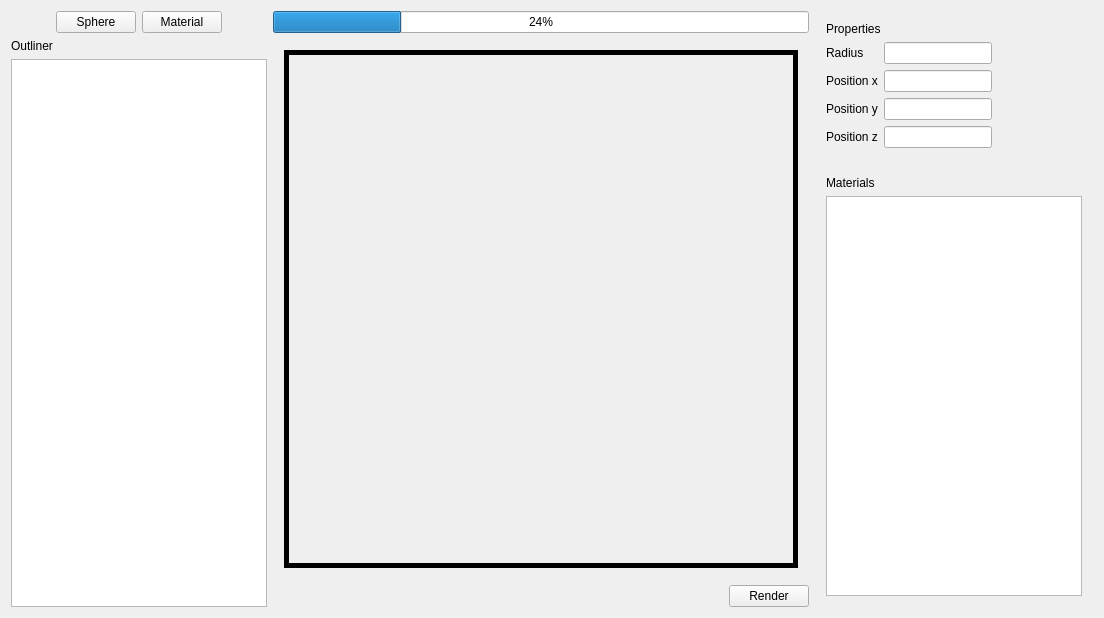
<?xml version="1.0" encoding="UTF-8"?>
<ui version="4.0">
 <class>BubblesClass</class>
 <widget class="QWidget" name="BubblesClass">
  <property name="geometry">
   <rect>
    <x>0</x>
    <y>0</y>
    <width>1104</width>
    <height>618</height>
   </rect>
  </property>
  <property name="windowTitle">
   <string>Bubbles</string>
  </property>
  <layout class="QVBoxLayout" name="verticalLayout_3">
   <item>
    <layout class="QHBoxLayout" name="mainLayout">
     <item>
      <layout class="QVBoxLayout" name="leftLayout" stretch="0,0,0">
       <item>
        <layout class="QHBoxLayout" name="createLayout">
         <item alignment="Qt::AlignRight">
          <widget class="QPushButton" name="cSphereButton">
           <property name="text">
            <string>Sphere</string>
           </property>
          </widget>
         </item>
         <item alignment="Qt::AlignLeft">
          <widget class="QPushButton" name="cMaterialButton">
           <property name="text">
            <string>Material</string>
           </property>
          </widget>
         </item>
        </layout>
       </item>
       <item alignment="Qt::AlignLeft">
        <widget class="QLabel" name="label">
         <property name="text">
          <string>Outliner</string>
         </property>
        </widget>
       </item>
       <item alignment="Qt::AlignLeft">
        <widget class="QListView" name="Outliner">
         <property name="sizePolicy">
          <sizepolicy hsizetype="Maximum" vsizetype="Expanding">
           <horstretch>0</horstretch>
           <verstretch>0</verstretch>
          </sizepolicy>
         </property>
         <property name="maximumSize">
          <size>
           <width>256</width>
           <height>16777215</height>
          </size>
         </property>
        </widget>
       </item>
      </layout>
     </item>
     <item>
      <layout class="QVBoxLayout" name="middleLayout" stretch="0,0,0">
       <property name="sizeConstraint">
        <enum>QLayout::SetDefaultConstraint</enum>
       </property>
       <item>
        <widget class="QProgressBar" name="progressBar">
         <property name="sizePolicy">
          <sizepolicy hsizetype="Expanding" vsizetype="Fixed">
           <horstretch>0</horstretch>
           <verstretch>0</verstretch>
          </sizepolicy>
         </property>
         <property name="value">
          <number>24</number>
         </property>
        </widget>
       </item>
       <item>
        <widget class="QWidget" name="viewport" native="true">
         <property name="sizePolicy">
          <sizepolicy hsizetype="Expanding" vsizetype="Expanding">
           <horstretch>0</horstretch>
           <verstretch>0</verstretch>
          </sizepolicy>
         </property>
         <layout class="QVBoxLayout" name="verticalLayout_4">
          <item>
           <widget class="QLabel" name="viewLabel">
            <property name="sizePolicy">
             <sizepolicy hsizetype="Expanding" vsizetype="Expanding">
              <horstretch>0</horstretch>
              <verstretch>0</verstretch>
             </sizepolicy>
            </property>
            <property name="autoFillBackground">
             <bool>false</bool>
            </property>
            <property name="frameShape">
             <enum>QFrame::Box</enum>
            </property>
            <property name="frameShadow">
             <enum>QFrame::Plain</enum>
            </property>
            <property name="lineWidth">
             <number>5</number>
            </property>
            <property name="midLineWidth">
             <number>0</number>
            </property>
            <property name="text">
             <string/>
            </property>
            <property name="scaledContents">
             <bool>false</bool>
            </property>
            <property name="alignment">
             <set>Qt::AlignCenter</set>
            </property>
           </widget>
          </item>
         </layout>
        </widget>
       </item>
       <item>
        <layout class="QHBoxLayout" name="renderLayout">
         <item alignment="Qt::AlignRight">
          <widget class="QPushButton" name="renderButton">
           <property name="text">
            <string>Render</string>
           </property>
           <property name="checkable">
            <bool>false</bool>
           </property>
          </widget>
         </item>
        </layout>
       </item>
      </layout>
     </item>
     <item>
      <layout class="QVBoxLayout" name="rightLayout">
       <item>
        <widget class="QWidget" name="propWidget" native="true">
         <property name="sizePolicy">
          <sizepolicy hsizetype="Maximum" vsizetype="Preferred">
           <horstretch>0</horstretch>
           <verstretch>0</verstretch>
          </sizepolicy>
         </property>
         <layout class="QVBoxLayout" name="verticalLayout">
          <item>
           <widget class="QLabel" name="propLabel">
            <property name="sizePolicy">
             <sizepolicy hsizetype="Maximum" vsizetype="Fixed">
              <horstretch>0</horstretch>
              <verstretch>0</verstretch>
             </sizepolicy>
            </property>
            <property name="text">
             <string>Properties</string>
            </property>
           </widget>
          </item>
          <item>
           <layout class="QFormLayout" name="formLayout">
            <property name="fieldGrowthPolicy">
             <enum>QFormLayout::AllNonFixedFieldsGrow</enum>
            </property>
            <property name="rowWrapPolicy">
             <enum>QFormLayout::DontWrapRows</enum>
            </property>
            <property name="labelAlignment">
             <set>Qt::AlignLeading|Qt::AlignLeft|Qt::AlignVCenter</set>
            </property>
            <property name="horizontalSpacing">
             <number>6</number>
            </property>
            <item row="1" column="0">
             <widget class="QLabel" name="positionXLabel">
              <property name="text">
               <string>Position x</string>
              </property>
             </widget>
            </item>
            <item row="1" column="1">
             <widget class="QLineEdit" name="positionXLineEdit">
              <property name="sizePolicy">
               <sizepolicy hsizetype="Maximum" vsizetype="Fixed">
                <horstretch>0</horstretch>
                <verstretch>0</verstretch>
               </sizepolicy>
              </property>
             </widget>
            </item>
            <item row="2" column="0">
             <widget class="QLabel" name="positionYLabel">
              <property name="text">
               <string>Position y</string>
              </property>
             </widget>
            </item>
            <item row="2" column="1">
             <widget class="QLineEdit" name="positionYLineEdit">
              <property name="sizePolicy">
               <sizepolicy hsizetype="Maximum" vsizetype="Fixed">
                <horstretch>0</horstretch>
                <verstretch>0</verstretch>
               </sizepolicy>
              </property>
             </widget>
            </item>
            <item row="3" column="0">
             <widget class="QLabel" name="positionZLabel">
              <property name="text">
               <string>Position z</string>
              </property>
             </widget>
            </item>
            <item row="3" column="1">
             <widget class="QLineEdit" name="positionZLineEdit">
              <property name="sizePolicy">
               <sizepolicy hsizetype="Maximum" vsizetype="Fixed">
                <horstretch>0</horstretch>
                <verstretch>0</verstretch>
               </sizepolicy>
              </property>
             </widget>
            </item>
            <item row="0" column="0">
             <widget class="QLabel" name="radiusLabel">
              <property name="text">
               <string>Radius</string>
              </property>
             </widget>
            </item>
            <item row="0" column="1">
             <widget class="QLineEdit" name="radiusLineEdit">
              <property name="sizePolicy">
               <sizepolicy hsizetype="Maximum" vsizetype="Fixed">
                <horstretch>0</horstretch>
                <verstretch>0</verstretch>
               </sizepolicy>
              </property>
             </widget>
            </item>
           </layout>
          </item>
         </layout>
        </widget>
       </item>
       <item alignment="Qt::AlignRight">
        <widget class="QWidget" name="matWidget" native="true">
         <property name="sizePolicy">
          <sizepolicy hsizetype="Preferred" vsizetype="Expanding">
           <horstretch>0</horstretch>
           <verstretch>0</verstretch>
          </sizepolicy>
         </property>
         <layout class="QVBoxLayout" name="verticalLayout_2">
          <item>
           <widget class="QLabel" name="matLabel">
            <property name="sizePolicy">
             <sizepolicy hsizetype="Maximum" vsizetype="Fixed">
              <horstretch>0</horstretch>
              <verstretch>0</verstretch>
             </sizepolicy>
            </property>
            <property name="text">
             <string>Materials</string>
            </property>
           </widget>
          </item>
          <item>
           <widget class="QListView" name="matView">
            <property name="sizePolicy">
             <sizepolicy hsizetype="MinimumExpanding" vsizetype="Expanding">
              <horstretch>0</horstretch>
              <verstretch>0</verstretch>
             </sizepolicy>
            </property>
           </widget>
          </item>
         </layout>
        </widget>
       </item>
      </layout>
     </item>
    </layout>
   </item>
   <item>
    <layout class="QHBoxLayout" name="topmenuLayout"/>
   </item>
  </layout>
 </widget>
 <layoutdefault spacing="6" margin="11"/>
 <resources>
  <include location="bubbles.qrc"/>
 </resources>
 <connections/>
</ui>
